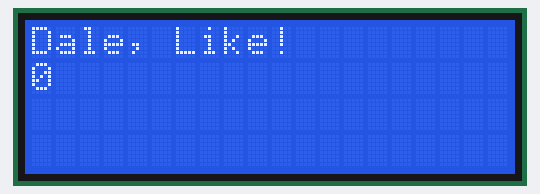
Bench run of a sketch on a simulated Arduino Uno, built with avr-gcc and run on an emulated ATmega328P. On the bench: 20×4 character LCD.

Above: at 0.1 s.
At 4.1 s:
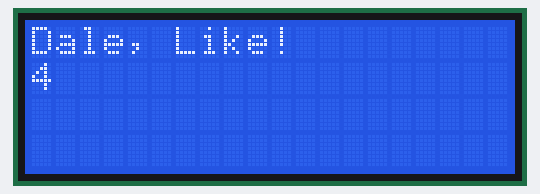
At 11.1 s:
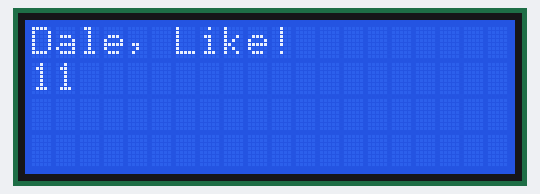
At 15.1 s:
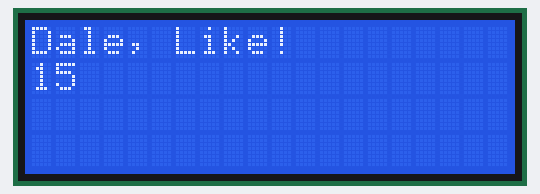
At 20.1 s:
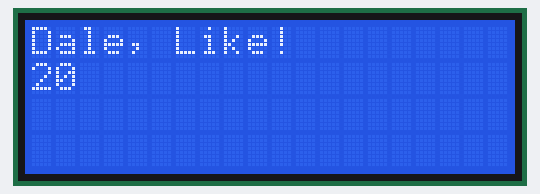
At 39.1 s:
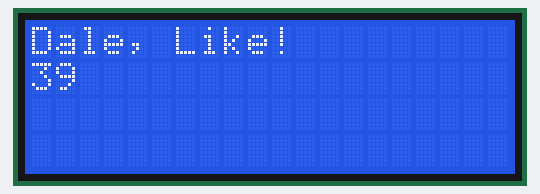

Measured:
- what the display in image 1 shows lasts 1.0 s, from 4.0 s to 5.0 s

The sketch:

DemoBase.ino
```cpp
#include <LiquidCrystal.h>

const int rs = 13, en = 12, d4 = 11, d5 = 10, d6 = 9, d7 = 8;
LiquidCrystal lcd(rs, en, d4, d5, d6, d7);

void setup() {
  lcd.begin(20, 4);
  lcd.setCursor(0, 0);
  lcd.print("Dale, Like!");
}

void loop() {
  lcd.setCursor(0, 1);
  lcd.print(millis() / 1000);
}
```
